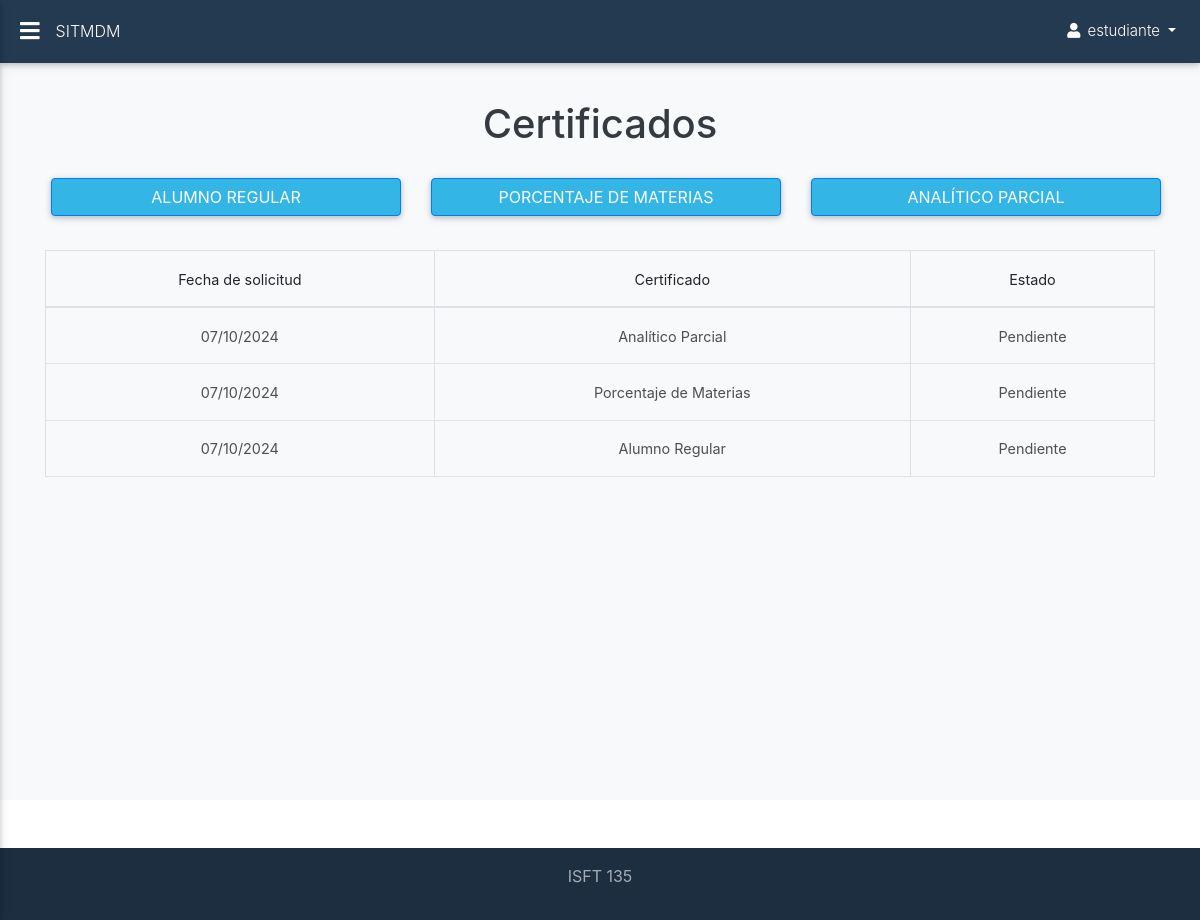
The app's page /certificados.php (signed in) with its own data.
### tables this page shows
CREATE TABLE `certificados` (
  `idCertificado` int(20) NOT NULL,
  `id_estudiante` int(20) NOT NULL,
  `FechaSolicitud` date NOT NULL,
  `TipoCertificado` varchar(200) NOT NULL,
  `idEstado` int(20) NOT NULL DEFAULT 1,
  `fecha` timestamp NOT NULL DEFAULT current_timestamp() ON UPDATE current_timestamp()
);

### sesion.php (called while the page is built, shortened)
<?php
function getIdEstudiante() {
    return isset($_SESSION['id_estudiante']) ? $_SESSION['id_estudiante'] : null;
}
?>

### certificados.php (the view, shortened to what this page needs)
<?php
include("sesion.php");
include("encabezado.php");
include("sql/conexion.php");
$id_estudiante = getIdEstudiante();
try {
    $stmt = $conexiones->prepare("SELECT c.FechaSolicitud, c.TipoCertificado, e.estado
                                  FROM certificados c
                                  JOIN estados e ON c.idEstado = e.idEstado
                                  WHERE c.id_estudiante = :id_estudiante");
    $stmt->bindParam(':id_estudiante', $id_estudiante, PDO::PARAM_INT);
    $stmt->execute();
    $certificados = $stmt->fetchAll(PDO::FETCH_ASSOC);
} catch (PDOException $e) {
    echo "Error al obtener los certificados: " . $e->getMessage();
}
?>
<!DOCTYPE html>
<html lang="es">
<head>
    <link rel="stylesheet" href="/sitmdm/css/bootstrap.css">
</head>
<body class="hidden-sn mdb-skin">
    <div class="container-fluid">
        <?php include("menuEstudiante.php"); ?>
    </div>
    <div class="header-container">
        <div class="container">
            <h1 class="text-center mb-4 text-dark">Certificados</h1>
            <div class="row">
                <div class="col-md-4 mb-2">
                    <button class="btn btn-primary w-100" onclick="addCertificate('Alumno Regular')">Alumno Regular</button>
                </div>
                <div class="col-md-4 mb-2">
                    <button class="btn btn-primary w-100" onclick="addCertificate('Porcentaje de Materias')">Porcentaje de Materias</button>
                </div>
                <div class="col-md-4 mb-2">
                    <button class="btn btn-primary w-100" onclick="addCertificate('Analítico Parcial')">Analítico Parcial</button>
                </div>
            </div>
            <div class="table-container">
                <table class="table table-bordered table-hover">
                    <thead>
                        <tr>
                            <th>Fecha de solicitud</th>
                            <th>Certificado</th>
                            <th>Estado</th>
                        </tr>
                    </thead>
                    <tbody id="certTableBody">
                        <?php foreach ($certificados as $certificado): ?>
                            <tr>
                                <td><?= date('d/m/Y', strtotime($certificado['FechaSolicitud'])); ?></td>
                                <td><?= htmlspecialchars($certificado['TipoCertificado']); ?></td>
                                <td>
                                    <?php if ($certificado['estado'] == 'aprobado'): ?>
                                        <button class="btn btn-success btn-sm" title="Descargar el certificado.">Descargar</button>
                                    <?php else: ?>
                                        Pendiente
                                    <?php endif; ?>
                                </td>
                            </tr>
                        <?php endforeach; ?>
                    </tbody>
                </table>
            </div>
        </div>
    </div>
    <?php include("pie.php"); ?>
</body>
</html>

### encabezado.php (shortened to what this page needs)
<!DOCTYPE html>
<head>
  <link rel="stylesheet" href="https://use.fontawesome.com/releases/v5.8.2/css/all.css">
  <link href="https://stackpath.bootstrapcdn.com/bootstrap/4.5.2/css/bootstrap.min.css" rel="stylesheet">
  <link rel="stylesheet" href="css/bootstrap.min.css">
  <link rel="stylesheet" href="css/mdb.min.css">
  <link href="css/addons/datatables.min.css" rel="stylesheet">
  <link href="css/addons/datatables-select.min.css" rel="stylesheet">
  <link rel="stylesheet" href="css/style.css">

### menuEstudiante.php (shortened to what this page needs)
<!DOCTYPE html>
<header>
  <nav class="navbar fixed-top navbar-toggleable-md navbar-expand-lg scrolling-navbar double-nav">
    <div class="float-left">
      <a href="#" data-activates="slide-out" class="button-collapse"><i class="fas fa-bars"></i></a>
    </div>
    <div class="breadcrumb-dn mr-auto">
      <p>SITMDM</p>
    </div>
    <ul class="nav navbar-nav nav-flex-icons ml-auto">
      <li class="nav-item dropdown">
        <a class="nav-link dropdown-toggle" href="#" id="navbarDropdownMenuLink" data-toggle="dropdown"
          aria-haspopup="true" aria-expanded="false"><i class="fas fa-user"></i>
          <?php echo $_SESSION['username']; ?>
        </a>
      </li>
    </ul>
  </nav>
</header>

### pie.php (shortened to what this page needs)
<footer class="page-footer pt-0 mt-5">
  <div class="footer-copyright py-3 text-center">
    <div class="container-fluid">
      <p>ISFT 135</p>
    </div>
  </div>
</footer>

### css/style.css (style rules this page uses)
body { background-color: #f8f9fa; }
table th, table td { text-align: center; vertical-align: middle; }
button { border-radius: 5px; }

### encabezado.php (style rules this page uses)
.double-nav .breadcrumb-dn { color: #fff; }

### certificados.php (style rules this page uses)
.header-container { position: relative; width: 100%; min-height: 100vh; background-color: #f8f9fa; padding: 100px 10px 10px; box-sizing: border-box; }
.table-container { max-height: 400px; overflow-y: auto; margin-top: 20px; }

### records on screen
certificados: FechaSolicitud "07/10/2024", TipoCertificado "Analítico Parcial"
certificados: FechaSolicitud "07/10/2024", TipoCertificado "Porcentaje de Materias"
certificados: FechaSolicitud "07/10/2024", TipoCertificado "Alumno Regular"

### other values on screen
$_SESSION['username'] "estudiante"
